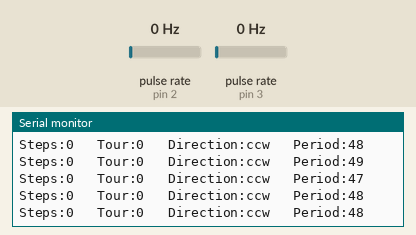
Bench run of a sketch on a simulated Arduino Uno, built with avr-gcc and run on an emulated ATmega328P. Shown: the last lines printed to the serial monitor. Wiring (inferred from the names in the program): 2 × pulse sensor: data pin 2 / data pin 3. The inputs (shaded band) are chosen by the test bench; at power-on: pulse rate (sensors on pin 2, pin 3) 0 Hz.

Above: at 1.2 s.
1.3 s: pulse rate (sensor on pin 2) set to 4 Hz
At 1.64 s:
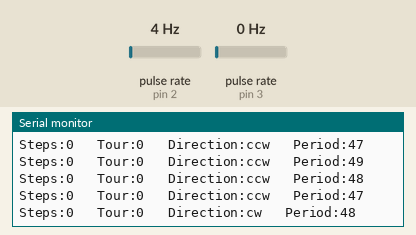
3.1 s: pulse rate (sensor on pin 3) set to 4 Hz
At 3.11 s:
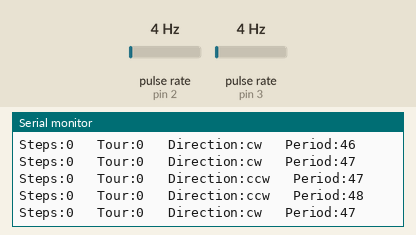
6.1 s: pulse rate (sensor on pin 2) set to 50 Hz
At 6.13 s:
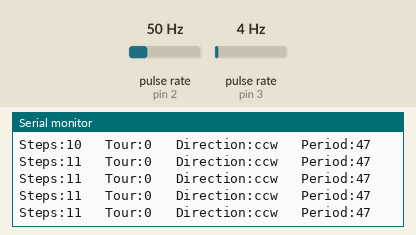
9.1 s: pulse rate (sensor on pin 3) set to 50 Hz
At 9.13 s:
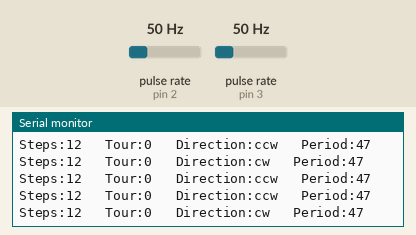
12.1 s: pulse rate (sensor on pin 2) set to 100 Hz
At 12.14 s:
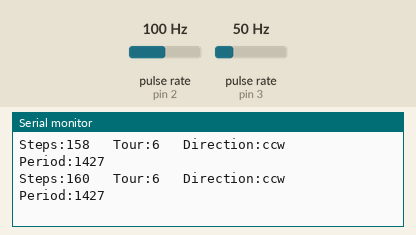
15.1 s: pulse rate (sensor on pin 3) set to 100 Hz
At 15.13 s:
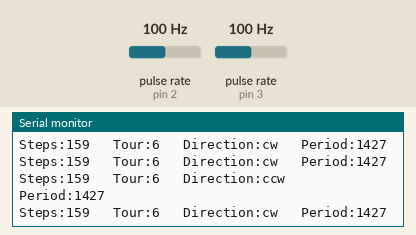
Timing chart, 0 to 18.1 s (numbered marks = the images above; inputs shaded):
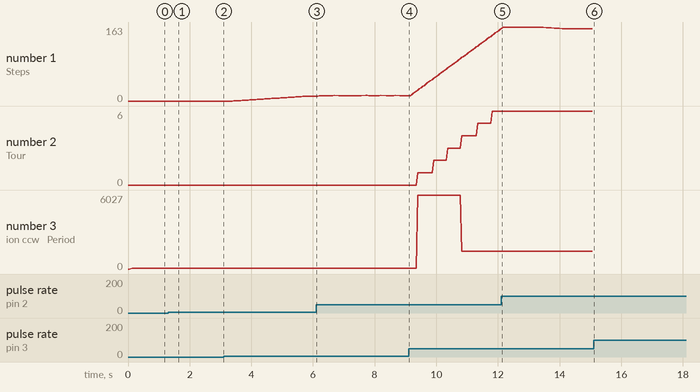

Measured:
- after the input at 1.3 s, the serial monitor: prints a new line after 0.32 s (image 1)
- plotted number 1: 0 → 11 after the input at 3.1 s, 12 → 158 after the input at 9.1 s
- plotted number 2: 0 → 6 after the input at 9.1 s
- plotted number 3: 47 → 1427 after the input at 9.1 s

The sketch:

rotaryEncoder.ino
```cpp
//these pins can not be changed 2/3 are special pins
int encoderPin1 = 2;
int encoderPin2 = 3;

volatile int lastEncoded = 0;
volatile long encoderValue = 0;

long lastencoderValue = 0;

int lastMSB = 0;
int lastLSB = 0;

bool cw = false;

int duration;

void updateEncoder(void);

void setup()
{
    Serial.begin (9600);

    pinMode(encoderPin1, INPUT);
    pinMode(encoderPin2, INPUT);

    digitalWrite(encoderPin1, HIGH); //turn pullup resistor on
    digitalWrite(encoderPin2, HIGH); //turn pullup resistor on

    //call updateEncoder() when any high/low changed seen
    //on interrupt 0 (pin 2), or interrupt 1 (pin 3)
    attachInterrupt(0, updateEncoder, CHANGE);
    attachInterrupt(1, updateEncoder, CHANGE);

}

unsigned long chr;

void loop()
{
    int tour = (encoderValue/4)/24;

    int steps = encoderValue/4;

    bool looped = steps%24==0 ? 1 : 0;

    if ( looped )
    {
      duration = millis() - chr;
      chr = millis();
    }

    Serial.print("Steps:");
    Serial.print(steps);

    Serial.print("   Tour:");
    Serial.print(tour);

    Serial.print("   Direction:");
    if ( cw ) { Serial.print("cw"); }
    else { Serial.print("ccw"); }

    Serial.print("   Period:");
    Serial.println(duration);


}


void updateEncoder()
{
    int MSB = digitalRead(encoderPin1); //MSB = most significant bit
    int LSB = digitalRead(encoderPin2); //LSB = least significant bit

    int encoded = (MSB << 1) | LSB;
    //converting the 2 pin value to single number

    int sum = (lastEncoded << 2) | encoded;
    //adding it to the previous encoded value

    if(sum == 0b1101 || sum == 0b0100 || sum == 0b0010 || sum == 0b1011)
    {
        encoderValue++;
        cw = false;
    }

    if(sum == 0b1110 || sum == 0b0111 || sum == 0b0001 || sum == 0b1000)
    {
      encoderValue--;
      cw = true;
    }

    lastEncoded = encoded;
    //store this value for next time
}
```
